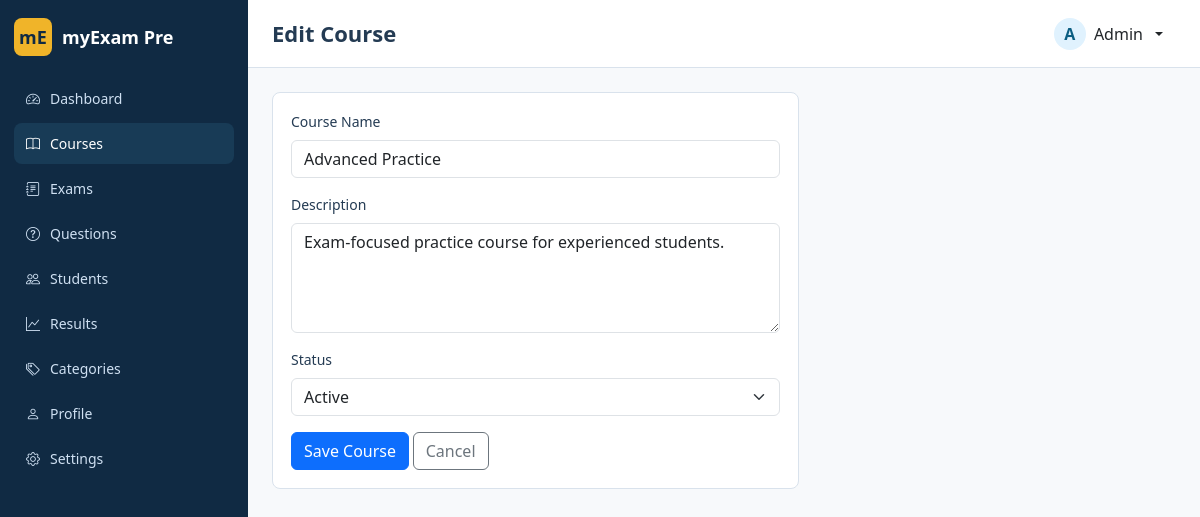
The app's page /modules/courses/edit.php?id=2 (signed in) with its own data.
### tables this page shows
CREATE TABLE courses (
    id INT AUTO_INCREMENT PRIMARY KEY,
    name VARCHAR(150) NOT NULL,
    description TEXT,
    status ENUM('active','inactive') DEFAULT 'active',
    created_at TIMESTAMP DEFAULT CURRENT_TIMESTAMP
);

### modules/courses/edit.php (called while the page is built, shortened)
<?php
require_once __DIR__ . '/../../config/db.php';
$id = (int) ($_GET['id'] ?? 0);
$stmt = $pdo->prepare('SELECT * FROM courses WHERE id = ?');
$stmt->execute([$id]);
$course = $stmt->fetch();
include __DIR__ . '/../../includes/header.php';
include __DIR__ . '/form.php';
include __DIR__ . '/../../includes/footer.php';

### includes/functions.php (called while the page is built, shortened)
<?php
function e($value): string
{
    return htmlspecialchars((string) $value, ENT_QUOTES, 'UTF-8');
}
function app_base(): string
{
    $script = str_replace('\\', '/', $_SERVER['SCRIPT_NAME'] ?? '');
    foreach (['/auth/', '/modules/'] as $marker) {
        $pos = strpos($script, $marker);
        if ($pos !== false) {
            return rtrim(substr($script, 0, $pos), '/');
        }
    }
    return rtrim(str_replace('/index.php', '', $script), '/');
}
function url(string $path = ''): string
{
    return app_base() . '/' . ltrim($path, '/');
}

### modules/courses/form.php (the view, shortened to what this page needs)
<div class="panel col-xl-7">
    <form method="post">
        <div class="mb-3">
            <label class="form-label">Course Name</label>
            <input class="form-control" name="name" value="<?= e($course['name']) ?>" required>
        </div>
        <div class="mb-3">
            <label class="form-label">Description</label>
            <textarea class="form-control" name="description" rows="4"><?= e($course['description']) ?></textarea>
        </div>
        <div class="mb-3">
            <label class="form-label">Status</label>
            <select class="form-select" name="status">
                <option value="active" <?= $course['status'] === 'active' ? 'selected' : '' ?>>Active</option>
            </select>
        </div>
        <button class="btn btn-primary">Save Course</button>
        <a class="btn btn-outline-secondary" href="<?= e(url('modules/courses/list.php')) ?>">Cancel</a>
    </form>
</div>

### assets/css/style.css (style rules this page uses)
:root { --navy: #102a43; --navy-soft: #183b56; --border: #d9e2ec; --surface: #ffffff; --muted: #627d98; }
body { background: #f7f9fb; color: #243b53; font-size: 14px; }
.panel, .stat-card { background: var(--surface); border: 1px solid var(--border); border-radius: 8px; padding: 18px; }

### records on screen
courses: name "Advanced Practice", description "Exam-focused practice course for experienced students.", status "Active"

### other values on screen
$label "Dashboard"
$label "Courses"
$label "Exams"
$label "Questions"
$label "Students"
$label "Results"
$label "Categories"
$label "Profile"
$label "Settings"
$pageTitle "Edit Course"
substr($_SESSION['admin_name'] ?? 'A', 0, 1) "A"
$_SESSION['admin_name'] "Admin"
